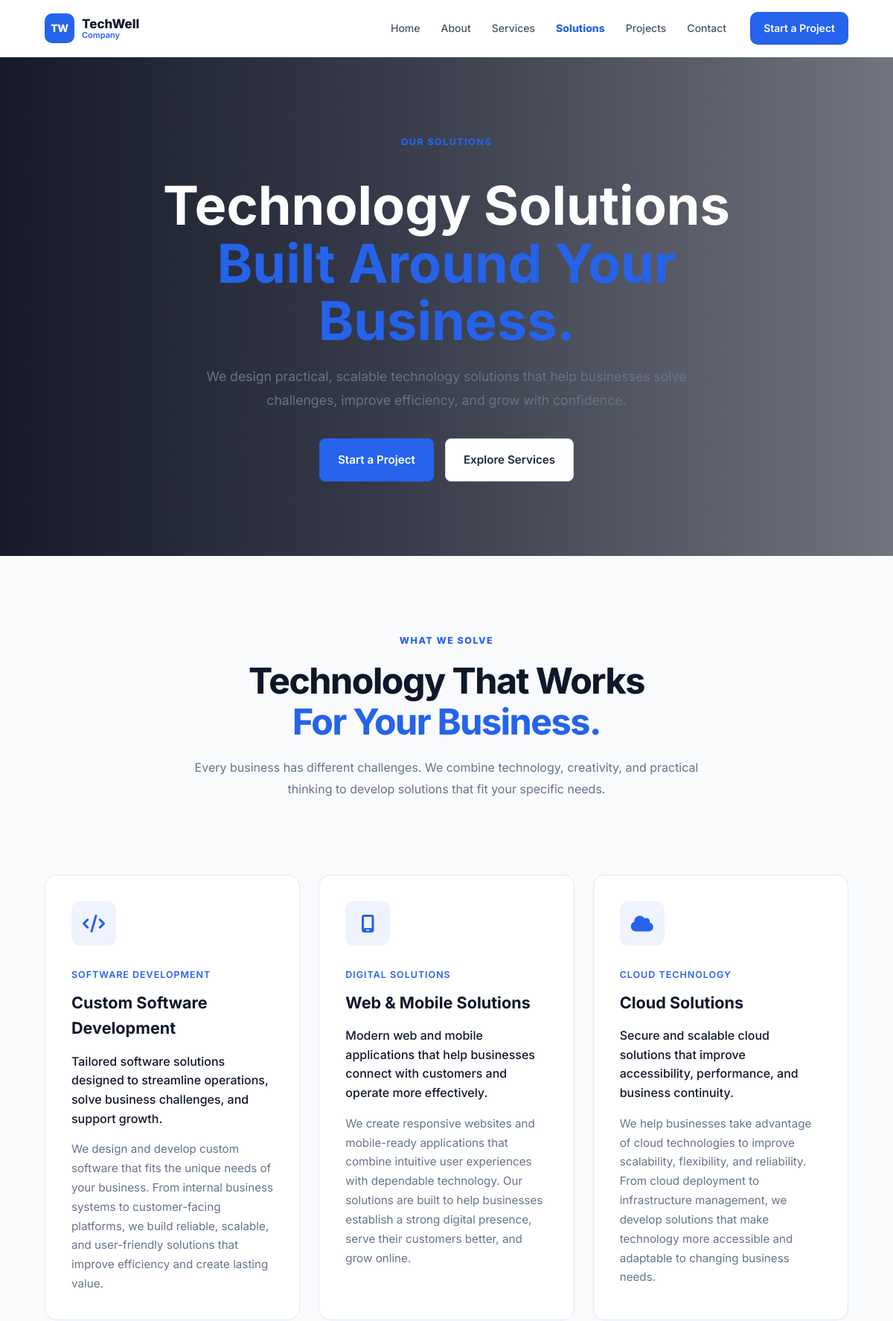
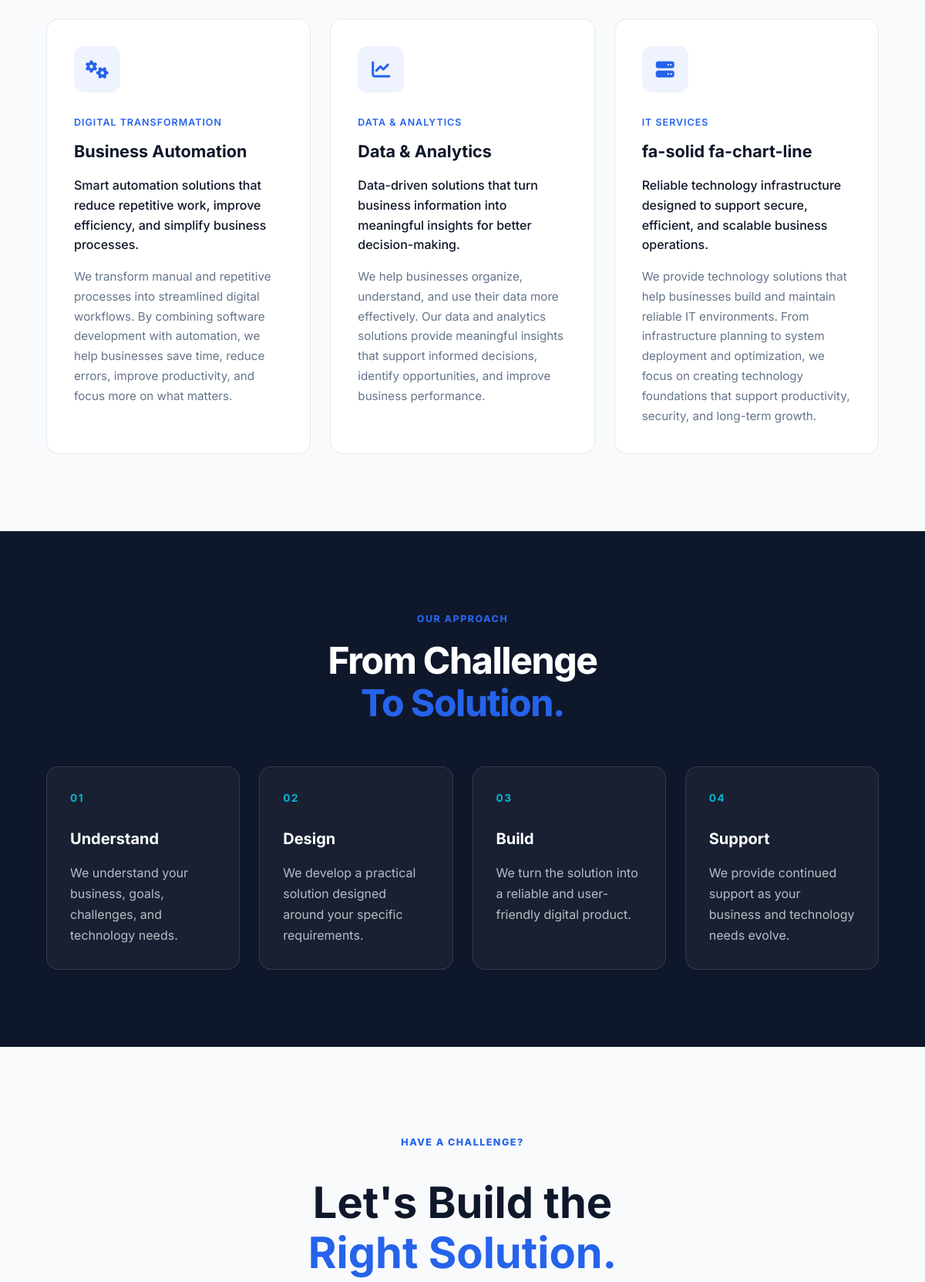
Screenshot of /projects/solutions/ (upper part) with the database file from the repository (2 pictures, top to bottom).
### projects/models.py (models this page shows, shortened)
class Solution(models.Model):
    title = models.CharField(
        max_length=150
    )
    slug = models.SlugField(
        unique=True,
        blank=True
    )
    category = models.CharField(
        max_length=100,
        blank=True
    )
    short_description = models.CharField(
        max_length=250
    )
    description = models.TextField()
    icon = models.CharField(
        max_length=100,
        blank=True,
        help_text="Example: fa-solid fa-globe"
    )
    image = models.ImageField(
        upload_to="solutions/",
        blank=True,
        null=True
    )
    is_featured = models.BooleanField(
        default=False
    )
    is_active = models.BooleanField(
        default=True
    )
    order = models.PositiveIntegerField(
        default=0
    )
    created_at = models.DateTimeField(
        auto_now_add=True
    )
    updated_at = models.DateTimeField(
        auto_now=True
    )
    class Meta:
        ordering = ["order", "-created_at"]
        verbose_name = "Solution"
        verbose_name_plural = "Solutions"

### projects/views.py (the view)
# urls.py: path("solutions/", views.solutions, name="solutions"),
def solutions(request):
    solutions = Solution.objects.filter(
        is_active=True
    )
    featured_solutions = solutions.filter(
        is_featured=True
    )
    context = {
        "solutions": solutions,
        "featured_solutions": featured_solutions,
    }
    return render(
        request,
        "projects/solutions.html",
        context
    )

### templates/projects/solutions.html (shortened to what this page needs)
{% extends "base.html" %}
{% load static %}
{% block content %}
<section class="solutions-hero section">
    <div class="solutions-bg">
    </div>
    <div class="solutions-overlay"></div>
    <div class="container">
        <div class="solutions-hero-content">
            <span class="section-tag">
                OUR SOLUTIONS
            </span>
            <h1>
                Technology Solutions
                <span>Built Around Your Business.</span>
            </h1>
            <p>
                We design practical, scalable technology solutions
                that help businesses solve challenges, improve
                efficiency, and grow with confidence.
            </p>
            <div class="sln-btn">
                <a href="{% url 'contact' %}" class="btn btn-primary">
                    Start a Project
                </a>
                <a href="{% url 'services' %}" class="btn btn-secondary">
                    Explore Services
                </a>
            </div>
        </div>
    </div>
</section>
<section class="solutions-overview section">
    <div class="container">
        <div class="section-heading">
            <span class="section-tag">
                WHAT WE SOLVE
            </span>
            <h2>
                Technology That Works
                <span>For Your Business.</span>
            </h2>
            <p>
                Every business has different challenges. We combine
                technology, creativity, and practical thinking to
                develop solutions that fit your specific needs.
            </p>
        </div>
    </div>
</section>
<section
    class="solutions-list section"
    id="solutions"
>
    <div class="container">
        <div class="solutions-grid">
            {% for solution in solutions %}
                <article class="solution-card">
                    {% if solution.icon %}
                        <div class="solution-icon">
                            <i class="{{ solution.icon }}"></i>
                        </div>
                    {% endif %}
                    <div class="solution-content">
                        {% if solution.category %}
                            <span class="solution-category">
                                {{ solution.category }}
                            </span>
                        {% endif %}
                        <h3>
                            {{ solution.title }}
                        </h3>
                        <p class="solution-short-description">
                            {{ solution.short_description }}
                        </p>
                        <p class="solution-description">
                            {{ solution.description }}
                        </p>
                    </div>
                </article>
            {% endfor %}
        </div>
    </div>
</section>
<section class="solutions-process section">
    <div class="container">
        <div class="section-heading">
            <span class="section-tag">
                OUR APPROACH
            </span>
            <h2>
                From Challenge
                <span>To Solution.</span>
            </h2>
        </div>
        <div class="process-grid">
            <div class="process-card">
                <span class="process-number">
                    01
                </span>
                <h3>
                    Understand
                </h3>
                <p>
                    We understand your business, goals, challenges,
                    and technology needs.
                </p>
            </div>
            <div class="process-card">
                <span class="process-number">
                    02
                </span>
                <h3>
                    Design
                </h3>
                <p>
                    We develop a practical solution designed around
                    your specific requirements.
                </p>
            </div>
            <div class="process-card">
                <span class="process-number">
                    03
                </span>
                <h3>
                    Build
                </h3>
                <p>
                    We turn the solution into a reliable and
                    user-friendly digital product.
                </p>
            </div>
            <div class="process-card">
                <span class="process-number">
                    04
                </span>
                <h3>
                    Support
                </h3>
                <p>
                    We provide continued support as your business
                    and technology needs evolve.
                </p>
            </div>
        </div>
    </div>
</section>
<section class="solutions-cta section">
    <div class="container">
        <div class="solutions-cta-content">
            <span class="section-tag">
                HAVE A CHALLENGE?
            </span>
            <h2>
                Let's Build the
                <span>Right Solution.</span>
            </h2>
        </div>
    </div>
</section>
{% endblock %}

### static/css/variables.css (style rules this page uses)
:root { --primary: #2563EB; --primary-dark: #1D4ED8; --primary-light: #DBEAFE; --secondary: #0F172A; --secondary-light: #1E293B; --accent: #06B6D4; --background: #F8FAFC; --white: #FFFFFF; --text: #1E293B; --text-light: #64748B; --border: #E2E8F0; --success: #22C55E; --font-primary: "Inter", sans-serif; --container-width: 1200px; --primary: #2563EB; --primary-dark: #031d66; --primary-light: #DBEAFE; --secondary: #0F172A; --secondary-light: #1E293B; --accent: #06B6D4; --white: #FFFFFF; --background: #F8FAFC; --surface: #FFFFFF; --text: #0F172A; --text-secondary: #475569; --text-muted: #64748B; --border: #E2E8F0; --success: #22C55E; --error: #EF4444; --warning: #F59E0B; --font-primary: "Inter", sans-serif; --container-width: 1200px; --radius-sm: 6px; --radius-md: 10px; --radius-lg: 16px; --radius-xl: 24px; --shadow-sm: 0 2px 8px rgba(15, 23, 42, 0.06); --shadow-md: 0 8px 24px rgba(15, 23, 42, 0.08); --shadow-lg: 0 16px 40px rgba(15, 23, 42, 0.12); }

### static/css/base.css (style rules this page uses)
* { margin: 0; padding: 0; box-sizing: border-box; }
html { scroll-behavior: smooth; }
html, body { margin: 0; padding: 0; }
body { font-family: var(--font-primary); background: var(--background); color: var(--text); line-height: 1.6; -webkit-font-smoothing: antialiased; min-height: 100vh; display: flex; flex-direction: column; }
a { color: inherit; text-decoration: none; }
.container { width: min(var(--container-width), 90%); margin-inline: auto; }

### static/css/pages/home.css (style rules this page uses)
.section-tag { display: inline-block; margin-bottom: 16px; color: var(--primary); font-size: 0.78rem; font-weight: 800; letter-spacing: 0.12em; text-transform: uppercase; }
.process-number { margin-bottom: 15px; color: rgba(255, 255, 255, 0.2); font-size: 0.72rem; font-weight: 800; letter-spacing: 0.12em; }

### static/css/pages/about.css (style rules this page uses)
.about-hero-content h1 span, .about-story-content h2 span, .section-heading h2 span, .about-cta h2 span { display: block; }
.section-heading { max-width: 750px; margin-bottom: 55px; }
.section-heading h2 { margin: 15px 0; font-size: clamp(2rem, 4vw, 3.2rem); }
.section-heading p { color: var(--text-muted); line-height: 1.7; }

### static/css/pages/services.css (style rules this page uses)
.services-hero h1 span, .section-heading h2 span, .why-techwell-content h2 span, .services-cta h2 span { color: var(--primary); }
.section-heading { max-width: 700px; margin: 0 auto 55px; text-align: center; }
.section-heading h2 { margin: 15px 0; font-size: clamp(2rem, 4vw, 3rem); color: var(--secondary); }
.section-heading p { color: var(--text); line-height: 1.7; }

### static/css/pages/projects.css (style rules this page uses)
.section-heading { max-width: 760px; margin: 0 auto; text-align: center; }
.section-heading h2 { margin: 0; font-size: clamp(2rem, 4vw, 3.2rem); line-height: 1.15; font-weight: 750; letter-spacing: -0.03em; color: var(--text); }
.section-heading h2 span { color: var(--primary); }
.section-heading p { max-width: 680px; margin: 1.25rem auto 0; font-size: 1rem; line-height: 1.8; color: var(--text-muted); }

### rows the page displays
Solution: category "SOFTWARE DEVELOPMENT", title "Custom Software Development", short_description "Tailored software solutions designed to streamline operations, solve business challenges, and support growth.", description "We design and develop custom software that fits the unique needs of your business. From internal business systems to customer-facing platforms, we build reliable, scalable, and user-friendly solutions that improve efficiency and create lasting value."
Solution: category "DIGITAL SOLUTIONS", title "Web & Mobile Solutions", short_description "Modern web and mobile applications that help businesses connect with customers and operate more effectively.", description "We create responsive websites and mobile-ready applications that combine intuitive user experiences with dependable technology. Our solutions are built to help businesses establish a strong digital presence, serve their customers better, and grow online."
Solution: category "CLOUD TECHNOLOGY", title "Cloud Solutions", short_description "Secure and scalable cloud solutions that improve accessibility, performance, and business continuity.", description "We help businesses take advantage of cloud technologies to improve scalability, flexibility, and reliability. From cloud deployment to infrastructure management, we develop solutions that make technology more accessible and adaptable to changing business needs."
Solution: category "DIGITAL TRANSFORMATION", title "Business Automation", short_description "Smart automation solutions that reduce repetitive work, improve efficiency, and simplify business processes.", description "We transform manual and repetitive processes into streamlined digital workflows. By combining software development with automation, we help businesses save time, reduce errors, improve productivity, and focus more on what matters."
Solution: category "DATA & ANALYTICS", title "Data & Analytics", short_description "Data-driven solutions that turn business information into meaningful insights for better decision-making.", description "We help businesses organize, understand, and use their data more effectively. Our data and analytics solutions provide meaningful insights that support informed decisions, identify opportunities, and improve business performance."
Solution: category "IT SERVICES", title "fa-solid fa-chart-line", short_description "Reliable technology infrastructure designed to support secure, efficient, and scalable business operations.", description "We provide technology solutions that help businesses build and maintain reliable IT environments. From infrastructure planning to system deployment and optimization, we focus on creating technology foundations that support productivity, security, and long-term growth."
